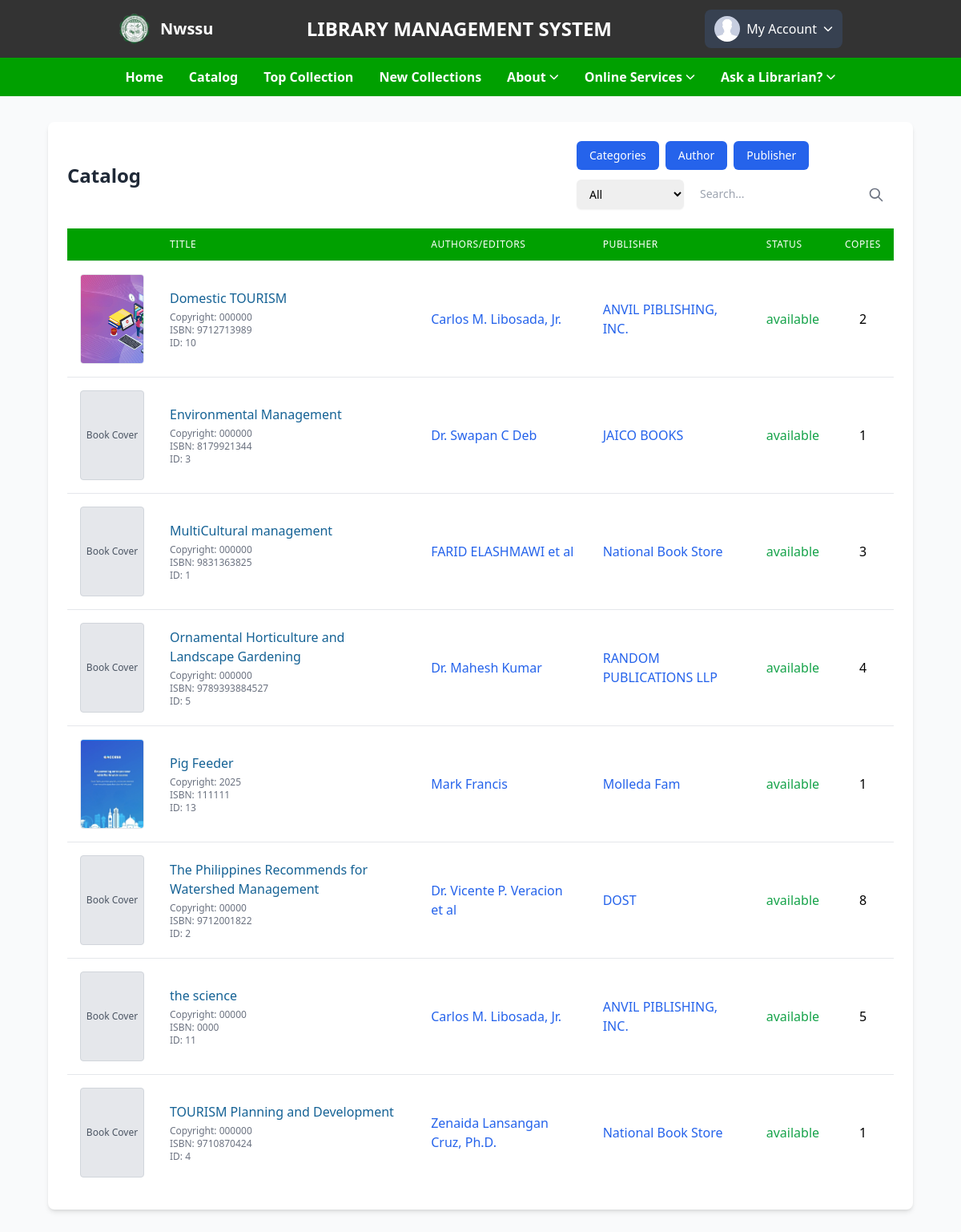
Screenshot of /student/studbooks_display.php (signed in) with the database file from the repository.
### tables this page shows
CREATE TABLE `books` (
  `id` int(100) NOT NULL,
  `material_type` varchar(250) NOT NULL,
  `sub_type` varchar(250) NOT NULL,
  `category` varchar(250) NOT NULL,
  `title` varchar(500) NOT NULL,
  `author` varchar(500) NOT NULL,
  `publisher` varchar(500) NOT NULL,
  `status` varchar(100) NOT NULL,
  `subject` varchar(250) NOT NULL,
  `content` varchar(5000) NOT NULL,
  `summary` varchar(5000) NOT NULL,
  `issn` varchar(250) NOT NULL,
  `call_no` varchar(250) NOT NULL,
  `ISBN` varchar(250) NOT NULL,
  `copyright` varchar(250) NOT NULL,
  `page_number` int(250) NOT NULL,
  `edition` varchar(250) NOT NULL,
  `copies` int(250) NOT NULL,
  `date_acquired` varchar(250) NOT NULL,
  `books_image` varchar(400) DEFAULT NULL,
  `catalog_date` varchar(50) NOT NULL
);

### student/studbooks_display.php (the view, shortened to what this page needs)
<?php
include '../student/side_navbars.php';
try {
    $conn = new PDO("mysql:host=$db_host;dbname=$db_name", $user_name, $user_password);
    $conn->setAttribute(PDO::ATTR_ERRMODE, PDO::ERRMODE_EXCEPTION);
} catch (PDOException $e) {
    die('Connection failed: ' . $e->getMessage());
}
$page = isset($_GET['page']) ? (int)$_GET['page'] : 1;
$books_per_page = 10;
$offset = ($page - 1) * $books_per_page;
$search_query = $_GET['query'] ?? '';
$search_category = $_GET['category'] ?? 'all';
$search_query_param = $search_query ? '%' . $search_query . '%' : '%';
if ($search_category !== 'all') {
    $query = $conn->prepare("SELECT b.*,
        (SELECT r.status
         FROM reserve_books r
         WHERE r.book_id = b.id
         AND r.user_id = :user_id
         ORDER BY r.reserved_date DESC
         LIMIT 1) AS reservation_status
        FROM books b
        WHERE $search_category LIKE :search
        ORDER BY b.title ASC
        LIMIT :offset, :limit");
} else {
    $query = $conn->prepare("SELECT b.*,
        (SELECT r.status
         FROM reserve_books r
         WHERE r.book_id = b.id
         AND r.user_id = :user_id
         ORDER BY r.reserved_date DESC
         LIMIT 1) AS reservation_status
        FROM books b
        WHERE b.id LIKE :search
        OR b.title LIKE :search
        OR b.author LIKE :search
        OR b.copyright LIKE :search
        OR b.publisher LIKE :search
        OR b.category LIKE :search
        OR b.status LIKE :search
        OR b.ISBN LIKE :search
        OR b.edition LIKE :search
        OR b.subject LIKE :search
        OR b.content LIKE :search
        OR b.summary LIKE :search
        OR b.material_type LIKE :search
        OR b.sub_type LIKE :search
        ORDER BY b.title ASC
        LIMIT :offset, :limit");
}
$query->bindValue(':user_id', $user_id, PDO::PARAM_INT);
$query->bindValue(':search', $search_query_param, PDO::PARAM_STR);
$query->bindValue(':offset', $offset, PDO::PARAM_INT);
$query->bindValue(':limit', $books_per_page, PDO::PARAM_INT);
$query->execute();
$books = $query->fetchAll(PDO::FETCH_ASSOC);
?>
<!DOCTYPE html>
<html lang="en">
<head>
    <script src="https://cdn.tailwindcss.com"></script>
    <link rel="stylesheet" href="https://cdn.lineicons.com/4.0/lineicons.css">
</head>
<body class="bg-gray-50">
    <div class="container mx-auto max-w-7xl">
        <div class="hidden md:block px-[5%] py-8">
            <div class="bg-white rounded-lg shadow-md p-6">
                <div class="flex flex-col md:flex-row justify-between items-start md:items-center mb-6 gap-4">
                    <h2 class="text-2xl font-bold text-gray-800">Catalog</h2>
                    <div class="flex flex-col w-full md:w-auto gap-3">
                        <div class="hidden md:block md:flex flex-wrap gap-2">
                            <a href="./allcategories" class="bg-blue-600 text-white px-4 py-2 rounded-md text-sm font-medium hover:bg-primary-hover transition-colors">Categories</a>
                            <a href="./allauthor" class="bg-blue-600 text-white px-4 py-2 rounded-md text-sm font-medium hover:bg-primary-hover transition-colors">Author</a>
                            <a href="./allpublisher" class="bg-blue-600 text-white px-4 py-2 rounded-md text-sm font-medium hover:bg-primary-hover transition-colors">Publisher</a>
                        </div>
                        <form id="searchForm" class="relative flex flex-col sm:flex-row gap-2 w-full md:w-auto" method="GET" action="">
                            <select id="searchCategory" name="category" class="rounded-md border-gray-300 shadow-sm focus:border-primary focus:ring focus:ring-primary focus:ring-opacity-50 text-sm py-2 px-3">
                                <option value="all" <?= $search_category === 'all' ? 'selected' : ''; ?>>All</option>
                            </select>
                            <div class="relative flex-1">
                                <input
                                    type="text"
                                    id="searchQuery"
                                    name="query"
                                    placeholder="Search..."
                                    value="<?php echo htmlspecialchars($search_query); ?>"
                                    class="rounded-lg focus:ring-blue-600 focus:ring-opacity-50 pl-3 pr-10 py-2 text-sm w-full"
                                    autocomplete="off">
                                <button type="submit" class="absolute right-3 top-1/2 transform -translate-y-1/2 text-gray-500 hover:text-gray-700">
                                    <svg xmlns="http://www.w3.org/2000/svg" class="h-5 w-5" fill="none" viewBox="0 0 24 24" stroke="currentColor">
                                        <path stroke-linecap="round" stroke-linejoin="round" stroke-width="2" d="M21 21l-6-6m2-5a7 7 0 11-14 0 7 7 0 0114 0z" />
                                    </svg>
                                </button>
                            </div>
                        </form>
                    </div>
                </div>
                <div class="overflow-x-auto">
                    <table class="min-w-full divide-y divide-gray-200">
                        <thead>
                            <tr>
                                <th class="px-4 py-3 bg-primary text-white text-left text-xs font-medium uppercase tracking-wider w-24"></th>
                                <th class="px-4 py-3 bg-primary text-white text-left text-xs font-medium uppercase tracking-wider">Title</th>
                                <th class="px-4 py-3 bg-primary text-white text-left text-xs font-medium uppercase tracking-wider">Authors/Editors</th>
                                <th class="px-4 py-3 bg-primary text-white text-left text-xs font-medium uppercase tracking-wider">Publisher</th>
                                <th class="px-4 py-3 bg-primary text-white text-left text-xs font-medium uppercase tracking-wider">Status</th>
                                <th class="px-4 py-3 bg-primary text-white text-left text-xs font-medium uppercase tracking-wider">Copies</th>
                            </tr>
                        </thead>
                        <tbody class="bg-white divide-y divide-gray-200" id="bookTable">
                            <?php if (empty($books)): ?>
                                <tr>
                                    <td colspan="6" class="px-4 py-4 text-center text-gray-500">No books found</td>
                                </tr>
                            <?php else: ?>
                                <?php foreach ($books as $book): ?>
                                    <tr class="hover:bg-gray-50">
                                        <td class="px-4 py-4 whitespace-nowrap">
                                            <div class="flex justify-center">
                                                <?php if (!empty($book['books_image'])): ?>
                                                    <img src="./uploaded_file/<?php echo htmlspecialchars($book['books_image']); ?>" alt="Book Cover" class="w-20 h-28 object-cover border border-gray-200 rounded">
                                                <?php else: ?>
                                                    <div class="w-20 h-28 bg-gray-200 flex items-center justify-center text-gray-600 text-xs font-medium border border-gray-300 rounded">
                                                        Book Cover
                                                    </div>
                                                <?php endif; ?>
                                            </div>
                                        </td>
                                        <td class="px-4 py-4">
                                            <div class="space-y-1">
                                                <a href="./books?id=<?php echo urlencode($book['id']); ?>"
                                                    class="text-[#156295] hover:text-blue-800 hover:underline font-medium book-link"
                                                    data-title="<?php echo htmlspecialchars($book['title']); ?>">
                                                    <?php echo htmlspecialchars($book['title']); ?>
                                                </a>
                                                <div class="text-xs text-gray-500">
                                                    <p>Copyright: <?php echo htmlspecialchars($book['copyright']); ?></p>
                                                    <p>ISBN: <?php echo htmlspecialchars($book['ISBN']); ?></p>
                                                    <p>ID: <?php echo htmlspecialchars($book['id']); ?></p>
                                                </div>
                                            </div>
                                        </td>
                                        <td class="px-4 py-4">
                                            <a href="./author?author=<?php echo urlencode($book['author']); ?>" class="text-blue-600 hover:text-blue-800 hover:underline">
                                                <?php echo htmlspecialchars($book['author']); ?>
                                            </a>
                                        </td>
                                        <td class="px-4 py-4">
                                            <a href="./publisher?publisher=<?php echo urlencode($book['publisher']); ?>" class="text-blue-600 hover:text-blue-800 hover:underline">
                                                <?php echo htmlspecialchars($book['publisher']); ?>
                                            </a>
                                        </td>
                                        <td class="px-4 py-4">
                                            <div class="flex items-center justify-between gap-2">
                                                <span class="<?php echo $book['status'] === 'available' ? 'text-green-600' : 'text-red-600'; ?>">
                                                    <?php echo htmlspecialchars($book['status']); ?>
                                                </span>
                                            </div>
                                        </td>
                                        <td class="px-4 py-4 text-center">
                                            <?php echo htmlspecialchars($book['copies']); ?>
                                        </td>
                                    </tr>
                                <?php endforeach; ?>
                            <?php endif; ?>
                        </tbody>
                    </table>
                </div>
            </div>
        </div>
            <?php include '../student/footer.php'; ?>
</body>
</html>

### rows the page displays
books: books_image (picture), title "Domestic TOURISM", copyright "000000", ISBN "9712713989", id "10", author "Carlos M. Libosada, Jr.", publisher "ANVIL PIBLISHING, INC.", status "available", copies "2"
books: shows "Book Cover", title "Environmental Management", copyright "000000", ISBN "8179921344", id "3", author "Dr. Swapan C Deb", publisher "JAICO BOOKS", status "available", copies "1"
books: shows "Book Cover", title "MultiCultural management", copyright "000000", ISBN "9831363825", id "1", author "FARID ELASHMAWI et al", publisher "National Book Store", status "available", copies "3"
books: shows "Book Cover", title "Ornamental Horticulture and Landscape Gardening", copyright "000000", ISBN "9789393884527", id "5", author "Dr. Mahesh Kumar", publisher "RANDOM PUBLICATIONS LLP", status "available", copies "4"
books: books_image (picture), title "Pig Feeder", copyright "2025", ISBN "111111", id "13", author "Mark Francis", publisher "Molleda Fam", status "available", copies "1"
books: shows "Book Cover", title "The Philippines Recommends for Watershed Management", copyright "00000", ISBN "9712001822", id "2", author "Dr. Vicente P. Veracion et al", publisher "DOST", status "available", copies "8"
books: shows "Book Cover", title "the science", copyright "00000", ISBN "0000", id "11", author "Carlos M. Libosada, Jr.", publisher "ANVIL PIBLISHING, INC.", status "available", copies "5"
books: shows "Book Cover", title "TOURISM Planning and Development", copyright "000000", ISBN "9710870424", id "4", author "Zenaida Lansangan Cruz, Ph.D.", publisher "National Book Store", status "available", copies "1"
